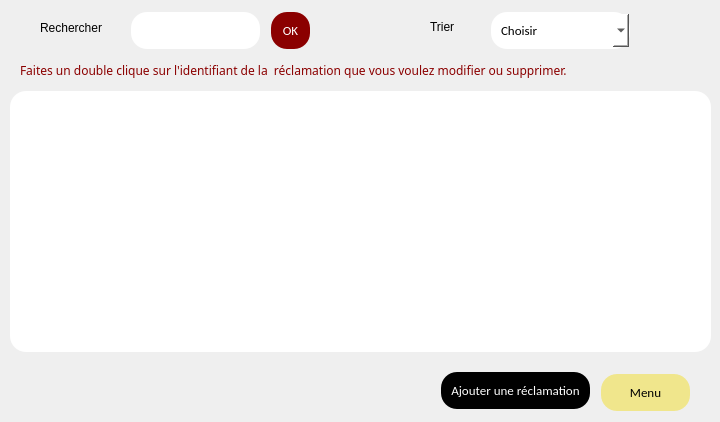
   <widget class="QWidget" name="page_6">
    <widget class="QTableView" name="tableView_2">
     <property name="geometry">
      <rect>
       <x>10</x>
       <y>91</y>
       <width>701</width>
       <height>261</height>
      </rect>
     </property>
     <property name="styleSheet">
      <string notr="true">background-color:white;
border-radius:16px</string>
     </property>
    </widget>
    <widget class="QLabel" name="label_42">
     <property name="geometry">
      <rect>
       <x>40</x>
       <y>20</y>
       <width>81</width>
       <height>16</height>
      </rect>
     </property>
     <property name="text">
      <string>Rechercher</string>
     </property>
    </widget>
    <widget class="QLineEdit" name="lineEdit_34">
     <property name="geometry">
      <rect>
       <x>130</x>
       <y>10</y>
       <width>131</width>
       <height>41</height>
      </rect>
     </property>
     <property name="styleSheet">
      <string notr="true">background-color: white	;
  border: none;
  color: black;
  padding: 10px;
  text-align: center;
  text-decoration: none;
font-family:calibri;
  display: inline-block;
  font-size: 13px;
  margin: 2px 1px;
  border-radius : 16px;</string>
     </property>
    </widget>
    <widget class="QComboBox" name="comboBox_6">
     <property name="geometry">
      <rect>
       <x>490</x>
       <y>10</y>
       <width>141</width>
       <height>41</height>
      </rect>
     </property>
     <property name="styleSheet">
      <string notr="true">background-color: white	;
  border: none;
  color: black;
  padding: 10px;
  text-align: center;
  text-decoration: none;
font-family:calibri;
  display: inline-block;
  font-size: 13px;
  margin: 2px 1px;
  border-radius : 16px;</string>
     </property>
     <item>
      <property name="text">
       <string>Choisir</string>
      </property>
     </item>
     <item>
      <property name="text">
       <string>Alphabétique</string>
      </property>
     </item>
    </widget>
    <widget class="QLabel" name="label_43">
     <property name="geometry">
      <rect>
       <x>430</x>
       <y>20</y>
       <width>47</width>
       <height>13</height>
      </rect>
     </property>
     <property name="text">
      <string>Trier</string>
     </property>
    </widget>
    <widget class="QPushButton" name="pushButton_13">
     <property name="geometry">
      <rect>
       <x>270</x>
       <y>10</y>
       <width>41</width>
       <height>41</height>
      </rect>
     </property>
     <property name="styleSheet">
      <string notr="true">background-color: #8B0000	;
  border: none;
  color: white;
  padding: 10px;
  text-align: center;
  text-decoration: none;
font-family:calibri;
  display: inline-block;
  font-size: 13px;
  margin: 2px 1px;
  border-radius : 16px;</string>
     </property>
     <property name="text">
      <string>OK</string>
     </property>
    </widget>
    <widget class="QPushButton" name="pushButton_14">
     <property name="geometry">
      <rect>
       <x>440</x>
       <y>370</y>
       <width>151</width>
       <height>41</height>
      </rect>
     </property>
     <property name="styleSheet">
      <string notr="true">background-color: black	;
  border: none;
  color: white;
  padding: 10px;
  text-align: center;
  text-decoration: none;
font-family:calibri;
  display: inline-block;
  font-size: 13px;
  margin: 2px 1px;
  border-radius : 16px;</string>
     </property>
     <property name="text">
      <string>Ajouter une réclamation</string>
     </property>
    </widget>
    <widget class="QLabel" name="label_87">
     <property name="geometry">
      <rect>
       <x>20</x>
       <y>60</y>
       <width>631</width>
       <height>20</height>
      </rect>
     </property>
     <property name="styleSheet">
      <string notr="true">color :#8B0000;
font-family: courrier new;</string>
     </property>
     <property name="text">
      <string>Faites un double clique sur l'identifiant de la  réclamation que vous voulez modifier ou supprimer.</string>
     </property>
    </widget>
    <widget class="QPushButton" name="pushButton_39">
     <property name="geometry">
      <rect>
       <x>600</x>
       <y>372</y>
       <width>91</width>
       <height>41</height>
      </rect>
     </property>
     <property name="styleSheet">
      <string notr="true">background-color: 	#F0E68C			;
  border: none;
  color: black;
  padding: 10px;
  text-align: center;
  text-decoration: none;
font-family:calibri;
  display: inline-block;
  font-size: 13px;
  margin: 2px 1px;
  border-radius : 16px;</string>
     </property>
     <property name="text">
      <string>Menu</string>
     </property>
    </widget>
   </widget>
